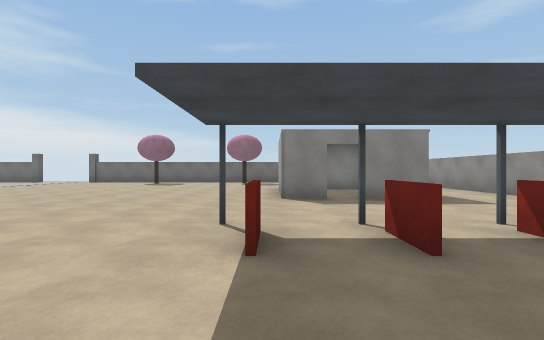
View 1 (above)

24 first-person views from a walk through a 3-D level made in the Unity game engine. The camera is 1.2 m above the floor, looks level and sees 85° across. Doors are open. The floor is counted in squares, 2 m on a side. Each view is taken from the middle of a square. On the plan, view 1 faces up. The plan holds only what a view shows up to about 9 squares ahead; the rest is blank. The player character is not drawn.

View 2
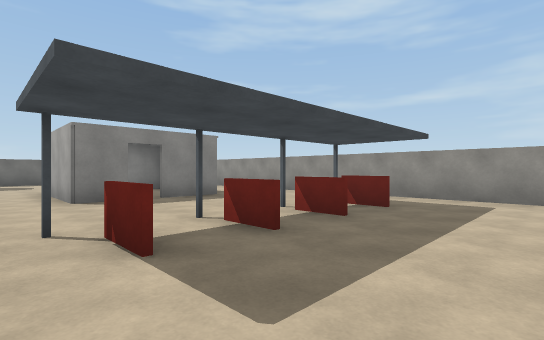

View 3
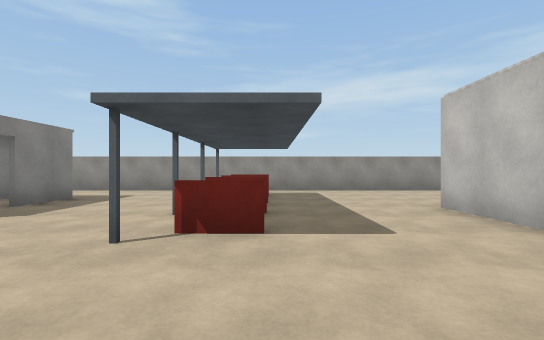

View 4
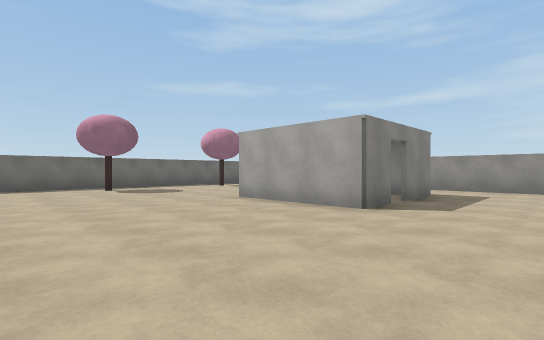

View 5
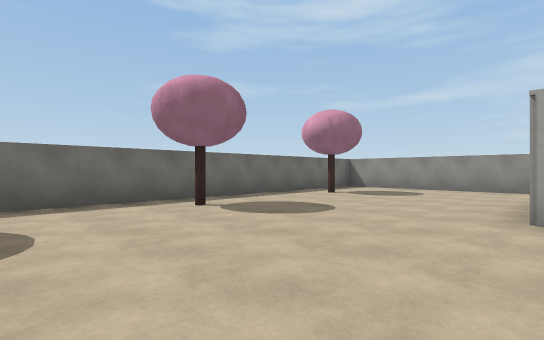

View 6
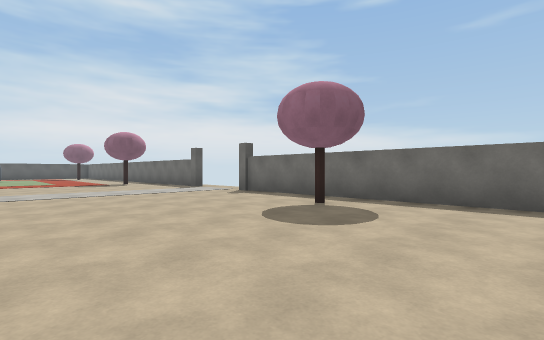

View 7
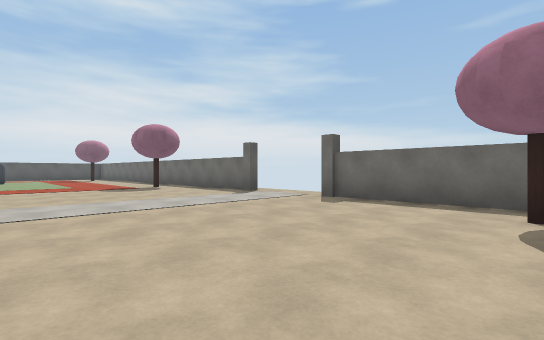

View 8
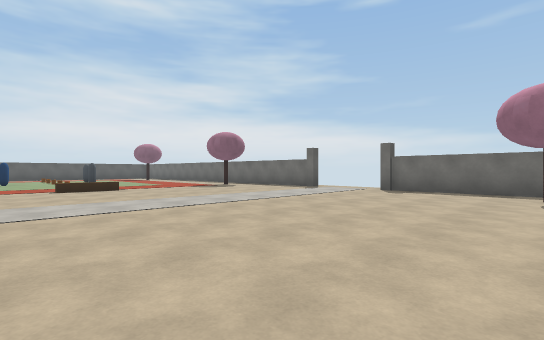

View 9
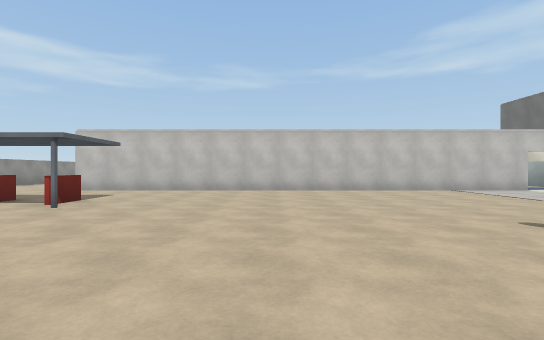

View 10
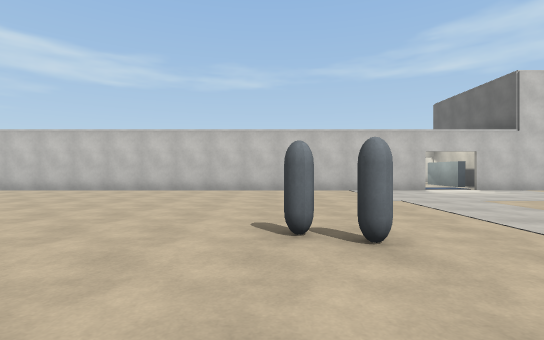

View 11
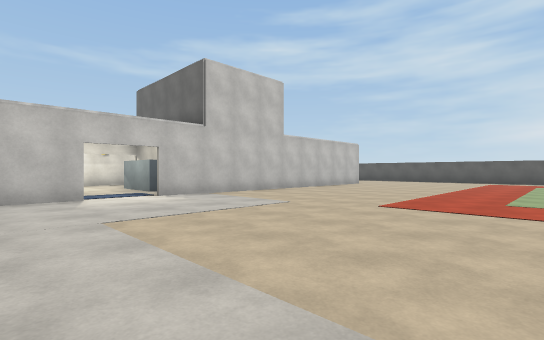

View 12
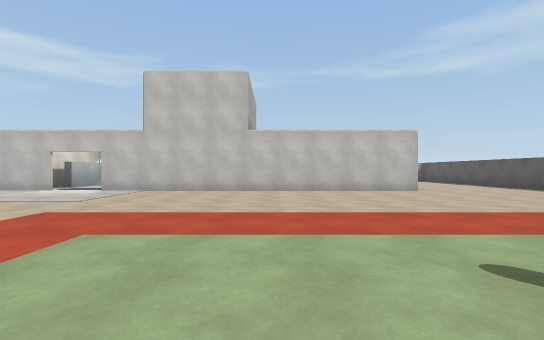

View 13
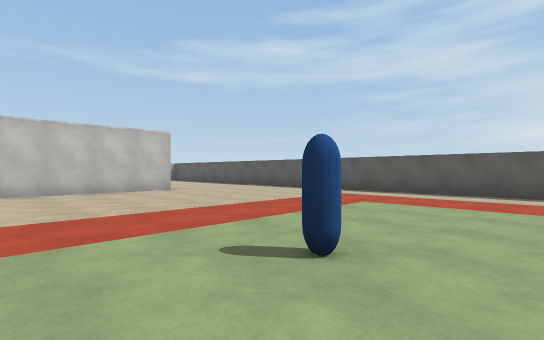

View 14
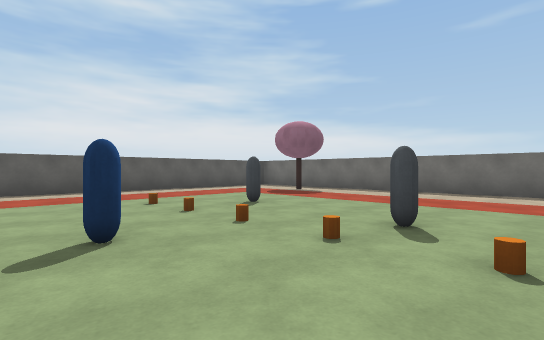

View 15
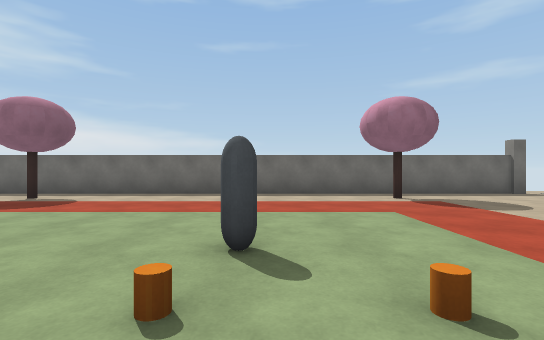

View 16
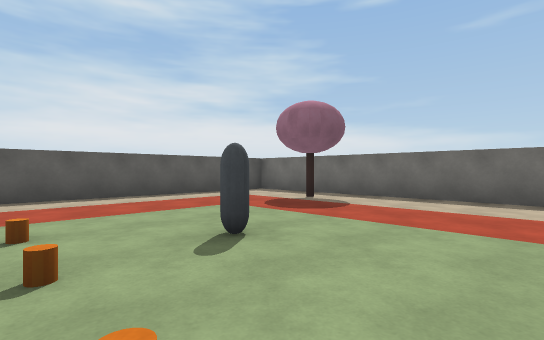

View 17
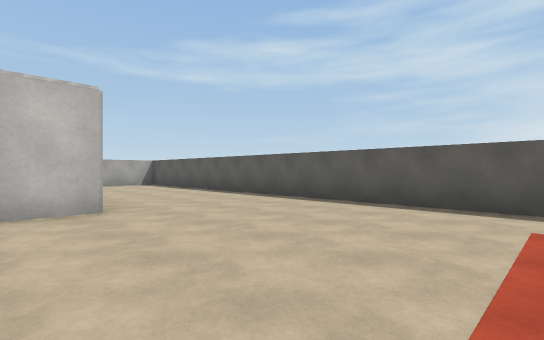

View 18
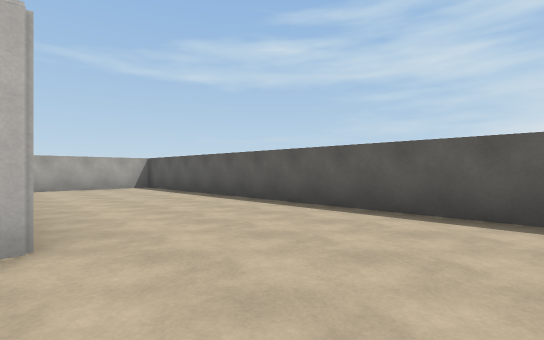

View 19
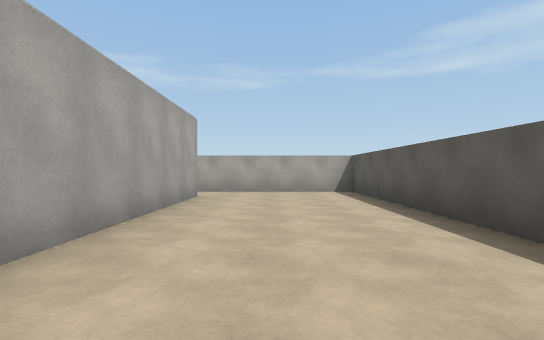

View 20
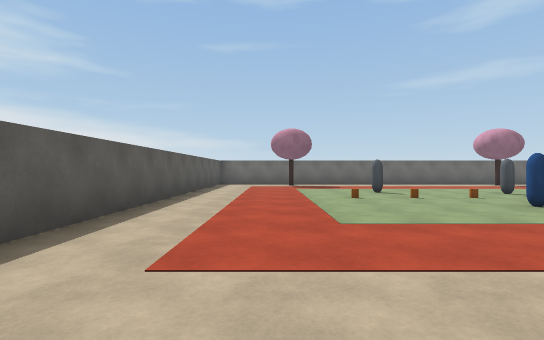

View 21
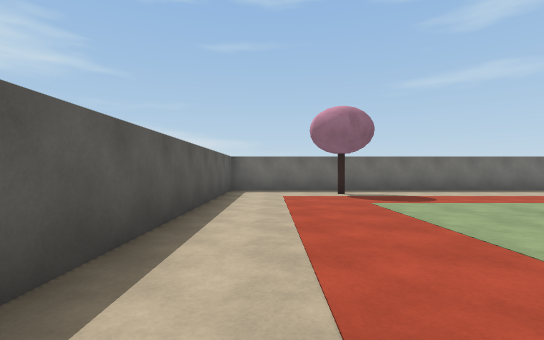

View 22
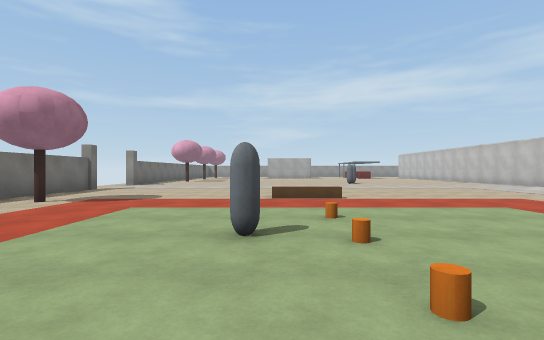

View 23
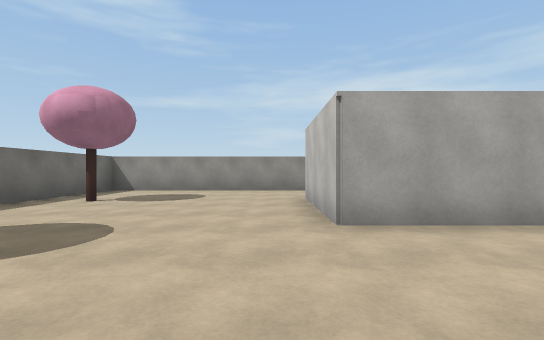

View 24
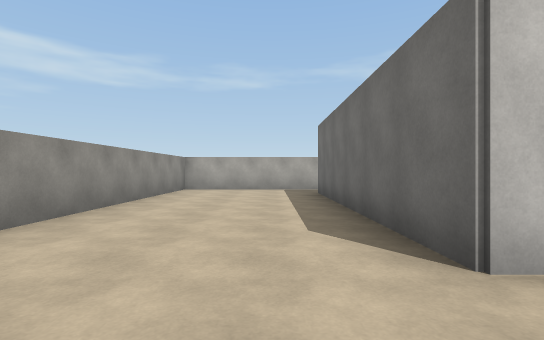

### Floor plan
Key: @ floor where view 1 was taken; # wall or solid block; . floor; O other object.
Columns run from 27 left of view 1 to 6 right of it. Each row starts with its distance up from view 1.
 15 ###############O..O###############
 14 #................................#
 13 #...O.......O.........O...O...O..#
 12 #................................#
 11 #................................#
 10 #.....O..........................#
  9 #........O.................####..#
  8 #..........................#  #..#
  7 #......O...................#  #..#
  6 #..................O.......####..#
  5 #...................O............#
  4 #................................#
  3 #..........................###.#.#
  2 #..........................###...#
  1 #................................#
  0 #..........................@.....#
 -1 #....##########.#   #   ######...#
 -2 #....#       #..             #...#
 -3 #....#       ##.             #...#
 -4 #....#                       #...#
 -5 #....#                       #...#
 -6 #....#                       #...#
 -7 #....#                       #...#
 -8 ######                           #

Where each view was taken, in squares from view 1:
view 1: 0 up, 0 right, facing up
view 2: 0 up, 1 left, facing up-right
view 3: 2 up, 3 left, facing right
view 4: 4 up, 4 left, facing up-right
view 5: 9 up, 4 left, facing up-right
view 6: 9 up, 2 left, facing up-left
view 7: 9 up, 5 left, facing up-left
view 8: 6 up, 5 left, facing up-left
view 9: 8 up, 4 left, facing down
view 10: 8 up, 7 left, facing down
view 11: 6 up, 10 left, facing down-left
view 12: 8 up, 18 left, facing down
view 13: 8 up, 18 left, facing down-left
view 14: 6 up, 17 left, facing up-left
view 15: 7 up, 18 left, facing up
view 16: 8 up, 19 left, facing up-left
view 17: 4 up, 21 left, facing down-left
view 18: 2 up, 22 left, facing down-left
view 19: 0 up, 24 left, facing down
view 20: 2 up, 24 left, facing up
view 21: 6 up, 25 left, facing up
view 22: 9 up, 21 left, facing right
view 23: 10 up, 3 left, facing right
view 24: 1 up, 3 right, facing down
